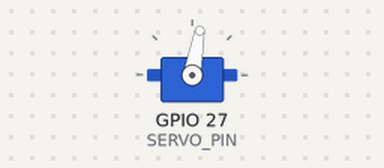
The sketch below on a simulated ESP32. On the bench: servo.

Above: at 0.05 s.
At 2.0 s:
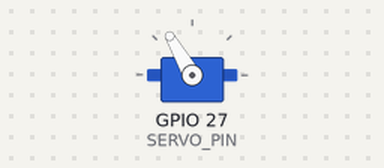
At 4.0 s:
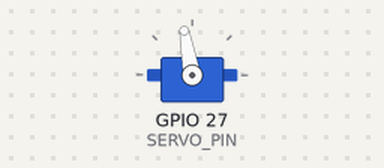
Timing chart, 0 to 5.2 s (numbered marks = the images above):
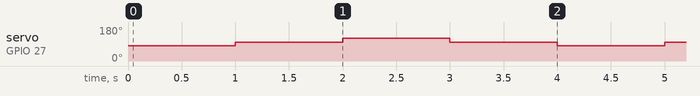

Measured:
- by itself, servo on GPIO 27 (SERVO_PIN): repeats every 4.0 s: 120° 1.0 s, 100° 1.0 s, 80° 1.0 s, 100° 1.0 s

The sketch:

5_Servo_Motor_Test_Code.ino
```cpp
// Kindly Check whether the Library Files are installed in Library Manager.
#include <ESP32Servo.h>
#define SERVO_PIN 27

Servo servo;

// Set the bot servo angles
int center = 100;
int left = center - 20;
int right = center + 20;


void setup() {
  Serial.begin(115200);
  servo.attach(SERVO_PIN);
}

void set_Servo_To(int angle) {
  angle = constrain(angle, 75, 125); // Constrain the angle between 70 and 130 degrees
  servo.write(angle);               // Move the servo to the specified angle
}

void test_Servo_Motor()
{
  set_Servo_To(left);    // Servo Left turn.
  delay(1000);          // Delay for 1 second.
  set_Servo_To(center);  // Servo Center turn.
  delay(1000);          // Delay for 1 second.
  set_Servo_To(right);   // Servo Right turn.
  delay(1000);          // Delay for 1 second.
  set_Servo_To(center);  // Servo Center turn.
  delay(1000);          // Delay for 1 second.
}

void loop()
{
  //### Function to test servo motor ###
  test_Servo_Motor();

  //### Function To set Servo Motor at an angle ###
  //set_Servo_To(100);

}
```
